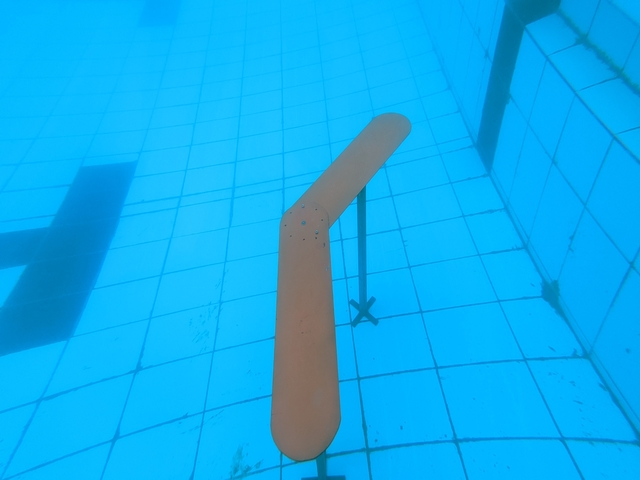
#> input picture ImagesQuery/aRightSmall.jpg, 640 x 480 px
$ python RotationZero.py
#> lines starting #> are read from the running program, lines starting #| are printed output that depends on the picture; after the words box and inside, x2 and y2 are one past the last pixel; in counts of white or black regions, pixels touching at a corner belong together
# This programs calculates the orientation of an object.
# The input is an image, and the output is an annotated image
# with the angle of otientation for each object (0 to 180 degrees)

import cv2 as cv
from math import atan2, cos, sin, sqrt, pi
import numpy as np

# Load the image
img = cv.imread('ImagesQuery/aRightSmall.jpg')
#> img is the input picture: shape (480, 640, 3); mean B, G, R 238.3, 174, 14.4

# Was the image there?
if img is None:
    print("Error: File not found")
    exit(0)

cv.imshow('Input Image', img)

# Convert image to grayscale
# gray = cv.cvtColor(img, cv.COLOR_BGR2GRAY)
gray = cv.cvtColor(img, cv.COLOR_BGR2HSV)
#> gray: shape (480, 640, 3); mean H, S, V 95, 235.1, 239.3
lb = np.array([0, 0, 0])  # lower hsv bound for red
ub = np.array([186, 151, 255])  # upper hsv bound to red
mask = cv.inRange(gray, lb, ub)
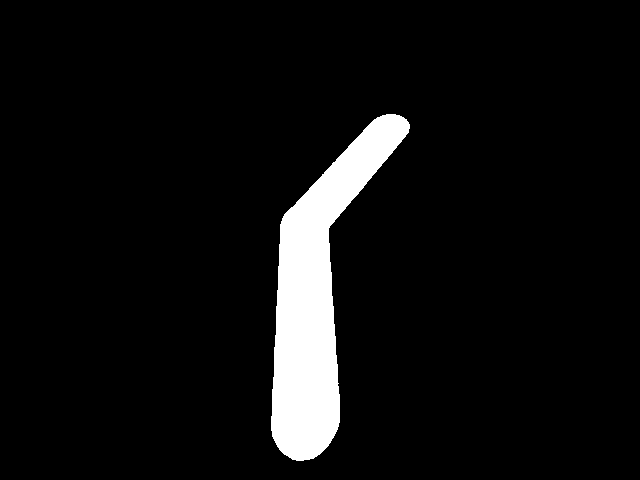
#> mask: shape (480, 640); 6.2% white; 1 white region
res = cv.bitwise_and(img, img, mask=mask)
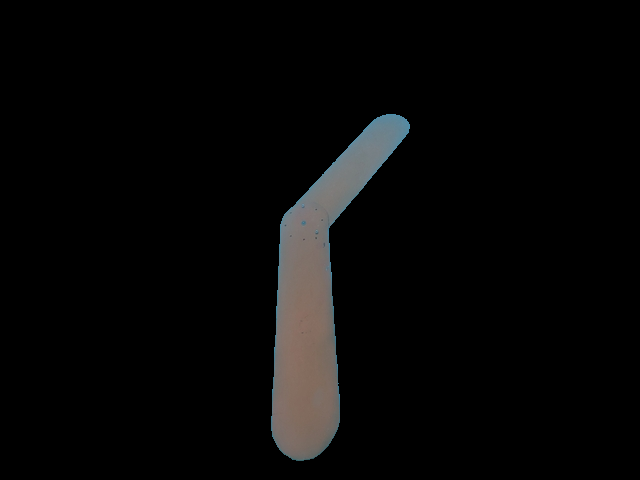
#> res: shape (480, 640, 3); mean B, G, R 7, 7.2, 7.4

# Convert image to binary
_, bw = cv.threshold(mask, 50, 255, cv.THRESH_BINARY | cv.THRESH_OTSU)

# Find all the contours in the thresholded image
contours, _ = cv.findContours(bw, cv.RETR_LIST, cv.CHAIN_APPROX_NONE)
#> contours = 1 contour; box (x1, y1, x2, y2) and area: (271, 114, 410, 461) 18707

for i, c in enumerate(contours):

    # Calculate the area of each contour
    area = cv.contourArea(c)

    # Ignore contours that are too small or too large
    if area < 3700 or 100000 < area:
        continue

    # cv.minAreaRect returns:
    # (center(x, y), (width, height), angle of rotation) = cv2.minAreaRect(c)
    rect = cv.minAreaRect(c)
    box = cv.boxPoints(rect)
    box = np.int0(box)

    # Retrieve the key parameters of the rotated bounding box
    center = (int(rect[0][0]), int(rect[0][1]))
    width = int(rect[1][0])
    height = int(rect[1][1])
    angle = int(rect[2])

    if width < height:
        angle = 90 - angle
    else:
        angle = -angle

    label = "  Rotation Angle: " + str(angle) + " degrees"
    textbox = cv.rectangle(img, (center[0] - 35, center[1] - 25),
                           (center[0] + 295, center[1] + 10), (255, 255, 255), -1)
    cv.putText(img, label, (center[0] - 50, center[1]),
               cv.FONT_HERSHEY_SIMPLEX, 0.7, (0, 0, 0), 1, cv.LINE_AA)
    cv.drawContours(img, [box], 0, (0, 0, 255), 2)
#> this loop made 1 pass
#> (area, rect, box, center, width, height, angle, label) on pass 1: (18707, ((319.5, 280.8), (359.5, 103.3), -76.61), [[328, 467], [227, 443], [310, 93], [411, 117]], (319, 280), 359, 103, 76, '  Rotation Angle: 76 degrees')
#> pass 1, `textbox = cv.rectangle(img, (center[0] - 35, center[1] - 25), (center[..`:
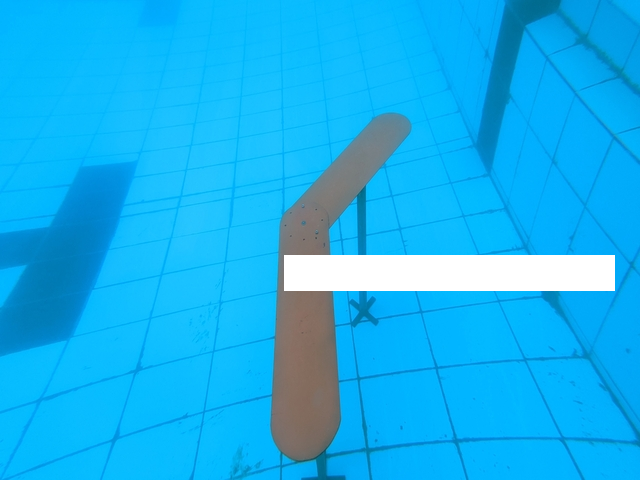
#> textbox: shape (480, 640, 3); mean B, G, R 239.3, 177.3, 23.5
#> after the loop:
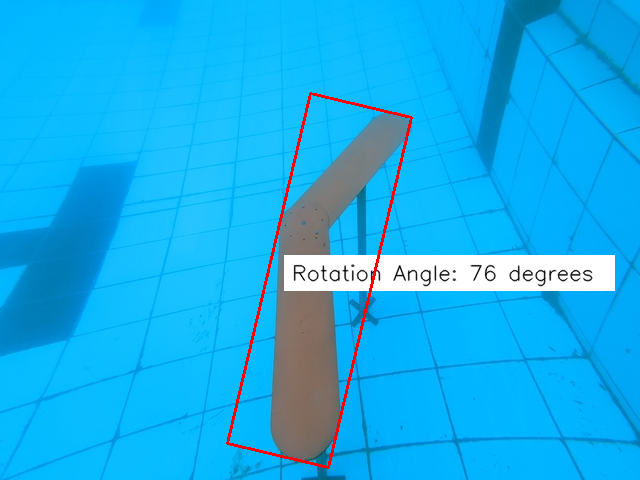
#> img: shape (480, 640, 3); 4.71% of pixels changed, all inside (x1, y1, x2, y2) = (226, 92, 615, 469)

cv.imshow('Output Image', img)
cv.waitKey(0)
cv.destroyAllWindows()

# Save the output image to the current directory
cv.imwrite("min_area_rec_output.jpg", img)

$ run again, with ImagesQuery/aLeftSmall.jpg copied over ImagesQuery/aRightSmall.jpg
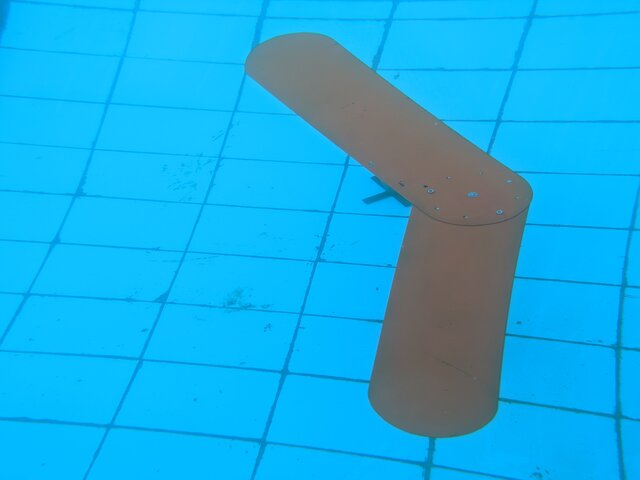
#> input picture ImagesQuery/aLeftSmall.jpg, 640 x 480 px
#> img is the input picture: shape (480, 640, 3); mean B, G, R 227.4, 173, 25
#> gray: shape (480, 640, 3); mean H, S, V 89.8, 211.8, 228.8
#> `mask = cv.inRange(gray, lb, ub)`:
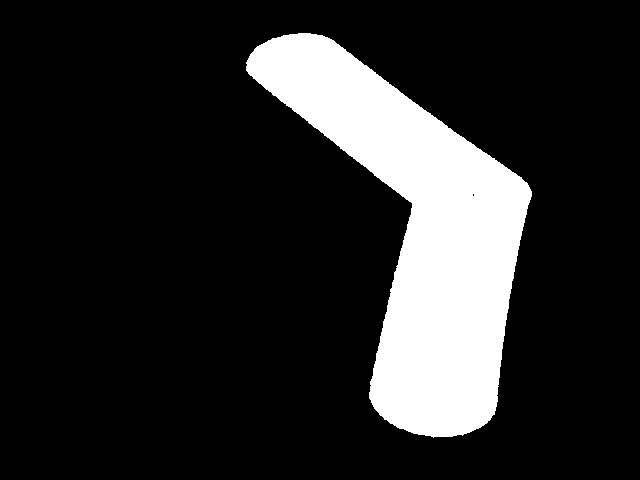
#> mask: shape (480, 640); 15.9% white; 1 white region
#> contours = 2 contours, 1 with area under 20; largest, box (x1, y1, x2, y2) and area: (246, 33, 532, 438) 48303
#> the loop `for i, c in enumerate(contours):` made 2 passes
#> (area, rect, box, center, width, height, angle, label) on pass 2: (48303, ((420.7, 216.4), (224.4, 438.4), -20.56), [[392, 461], [238, 50], [448, -28], [602, 382]], (420, 216), 224, 438, 110, '  Rotation Angle: 110 degrees')
#> after the loop `for i, c in enumerate(contours):`:
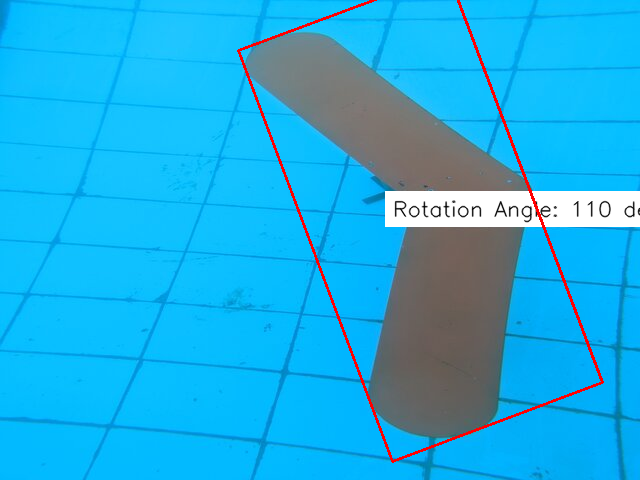
#> img: shape (480, 640, 3); 4.05% of pixels changed, all inside (x1, y1, x2, y2) = (237, 0, 640, 463)
